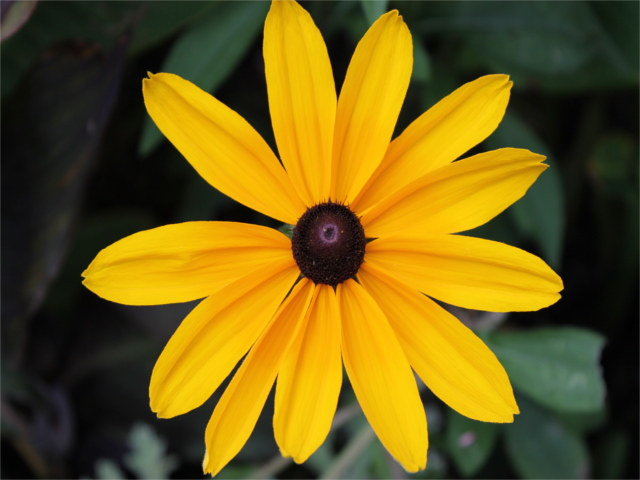
#> input picture TP2/images/flower.jpg, 640 x 480 px
$ jupyter execute --allow-errors exo3.ipynb
#> lines starting #> are read from the running program, lines starting #| are printed output that depends on the picture
#> (a cell that did not finish here is left out)

Pour votre prochaine question, votre objectif est de comprendre le code ci-dessus et réaliser ce qui suit :

Supposer que le nombre de grappes est donné par l'utilisateur, généraliser le code ci-dessus.
En cas de diagramme à barres, assurez-vous que les barres sont disposées dans le ordre décroissant de la fréquence des couleurs.
Ajoutez également le support pour le graphique circulaire en plus du graphique en barres. Assurez-vous que que nous utilisons les couleurs de l'image comme les couleurs de la tranche.
Avez-vous des observations intéressantes ?

[cell 2]
from PIL import Image
import numpy as np
import matplotlib.pyplot as plt
from sklearn.cluster import KMeans

# Ouvrir l'image et la convertir en un tableau numpy
imgfile = Image.open("images/flower.jpg")
#> imgfile is the input picture: PIL image 640x480 RGB; mean R, G, B 113.3, 93.4, 20.9
numarray = np.array(imgfile.getdata(), np.uint8)

# Permettre à l'utilisateur de spécifier le nombre de clusters
n_clusters = int(input("Entrez le nombre de clusters : "))
#> the answer given: 3

# Clustering KMeans
clusters = KMeans(n_clusters=n_clusters, n_init=2)
clusters.fit(numarray)

# Calculer l'histogramme des labels des clusters
npbins = np.arange(0, n_clusters + 1)
histogram, _ = np.histogram(clusters.labels_, bins=npbins)

# Trier les clusters par fréquence décroissante
sorted_idxs = np.argsort(-histogram)
sorted_histogram = histogram[sorted_idxs]
sorted_labels = np.arange(len(sorted_idxs))

# Couleurs pour chaque cluster
colors = [
    "#%02x%02x%02x" % tuple(np.ceil(clusters.cluster_centers_[i]).astype(int))
    for i in sorted_idxs
]

# Diagramme à barres
plt.figure(figsize=(10, 5))
barlist = plt.bar(sorted_labels, sorted_histogram, color=colors)
plt.title('Fréquence des Couleurs par Cluster')
plt.xlabel('Cluster')
plt.ylabel('Fréquence')
plt.xticks(sorted_labels, labels=sorted_labels)
plt.show()
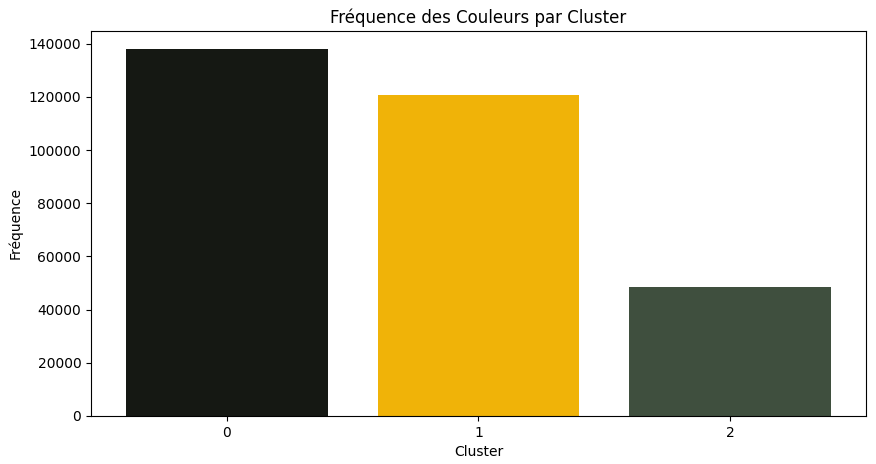
#> figure drawn by matplotlib, 1 panel; tallest bar 137902 high, from x = -0.4 to 0.4

# Diagramme circulaire
plt.figure(figsize=(8, 8))
plt.pie(sorted_histogram, labels=sorted_labels, colors=colors, autopct='%1.1f%%')
plt.title('Répartition des Couleurs dans l\'Image')
plt.show()
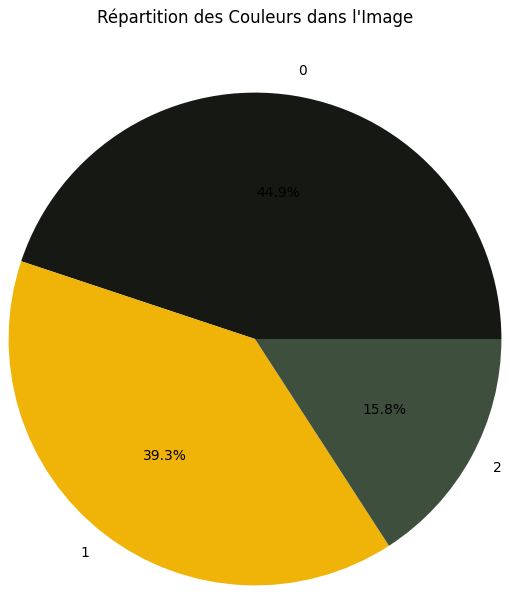
#> figure drawn by matplotlib, 1 panel
